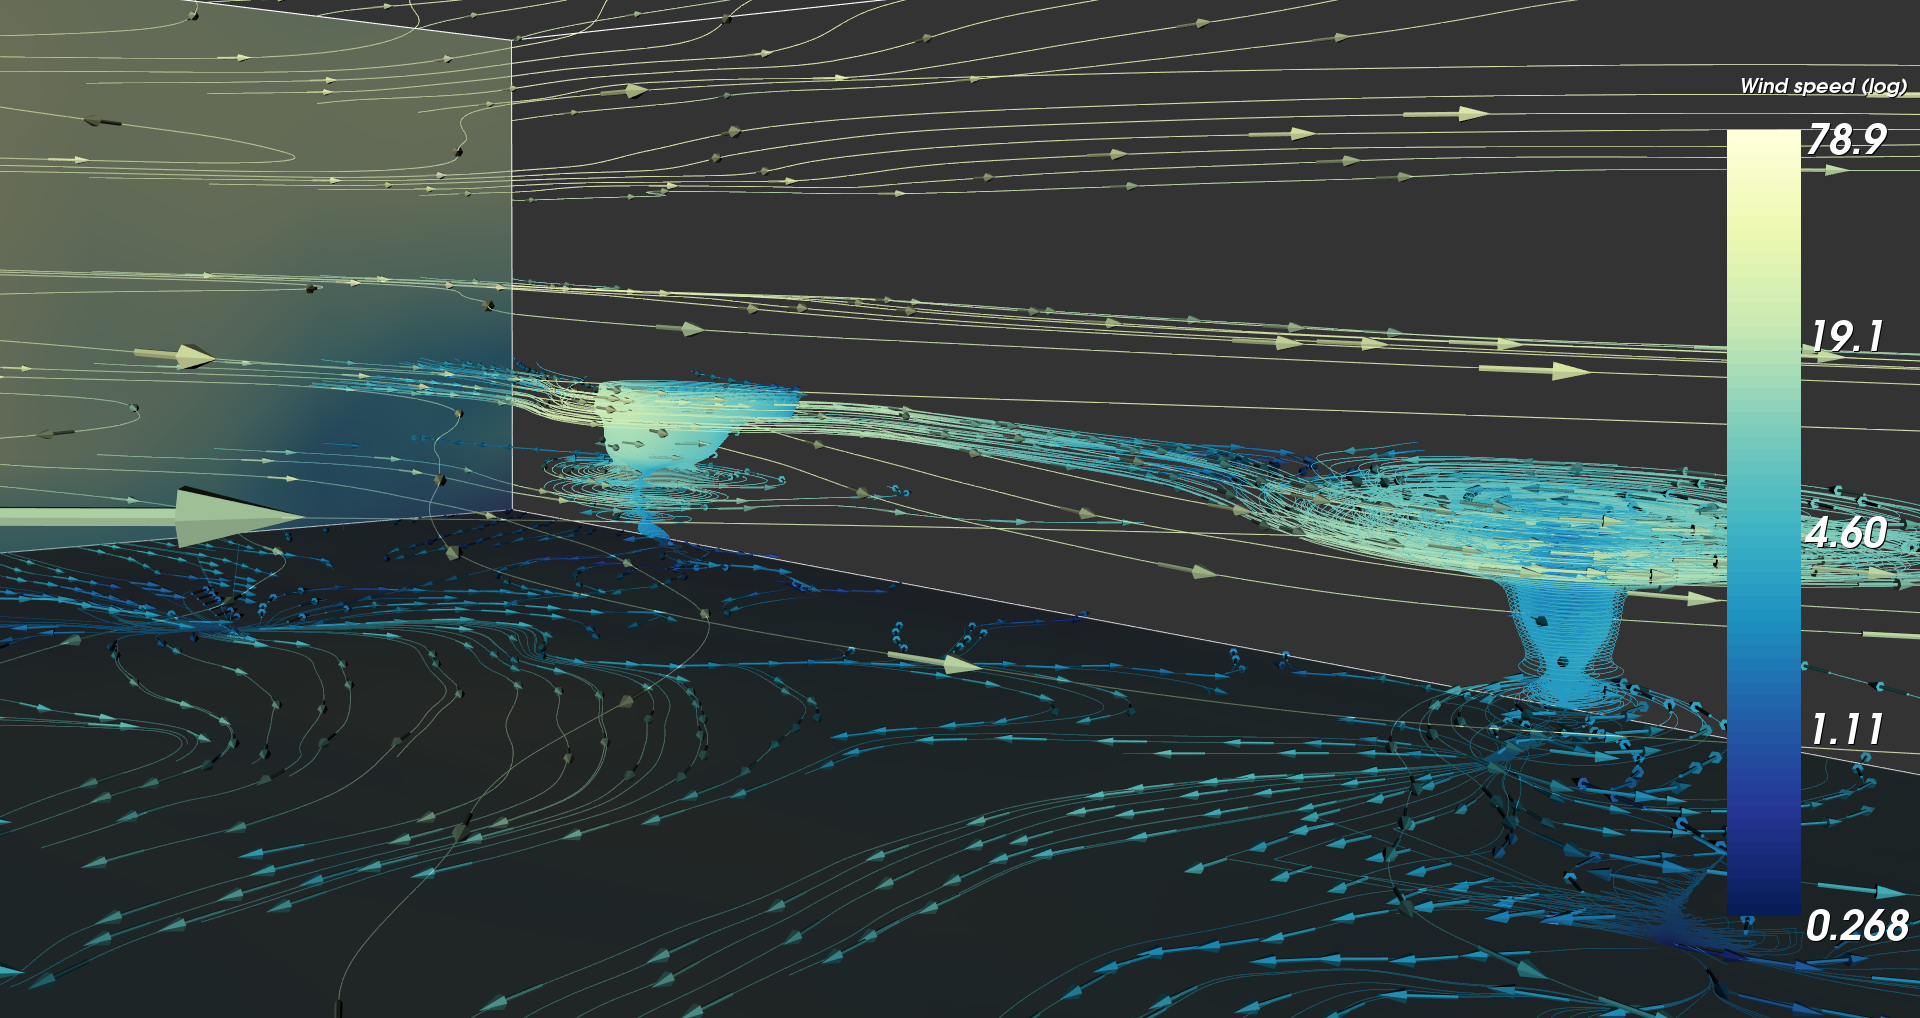

Write Python code to recreate this figure.
"""Air currents.

This script should display a visualization of a vtkStructuredPoints
dataset containing the direction and speed of air currents over North
America.

You can run the script from the command line by typing
python wind.py

"""

from vtk import *

#needed to determine the path to the source files
from os.path import dirname, realpath, join

def MakeLUTFromCTF(tableSize):#taken from http://www.cmake.org/Wiki/VTK/Examples/Python/Visualization/AssignColorsCellFromLUT, python does not seem to support "GetTable" on CTF by default.
    '''
    Use a color transfer Function to generate the colors in the lookup table.
    See: http://www.vtk.org/doc/nightly/html/classvtkColorTransferFunction.html
    :param: tableSize - The table size
    :return: The lookup table.
    '''
    ctf = vtk.vtkColorTransferFunction()
    #ctf.SetColorSpaceToDiverging()

    #taken from http://colorbrewer2.org/, sequential data, colorblind safe.
    ctf.AddRGBPoint(1.0, 255/255.0,255/255.0,217/255.0)
    ctf.AddRGBPoint(0.875, 237/255.0,248/255.0,177/255.0)
    ctf.AddRGBPoint(0.75, 199/255.0,233/255.0,180/255.0)
    ctf.AddRGBPoint(0.625, 127/255.0,205/255.0,187/255.0)
    ctf.AddRGBPoint(0.5, 65/255.0,182/255.0,196/255.0)
    ctf.AddRGBPoint(0.375, 29/255.0,145/255.0,192/255.0)
    ctf.AddRGBPoint(0.25, 34/255.0,94/255.0,168/255.0)
    ctf.AddRGBPoint(0.125, 37/255.0,52/255.0,148/255.0)
    ctf.AddRGBPoint(0.0, 8/255.0,29/255.0,88/255.0)


    lut = vtk.vtkLookupTable()
    lut.SetNumberOfTableValues(tableSize)
    lut.Build()

    for i in range(0,tableSize):
        rgb = list(ctf.GetColor(float(i)/tableSize))+[1]
        lut.SetTableValue(i,rgb)

    return lut

# Define a class for the keyboard interface
class KeyboardInterface(object):
    """Keyboard interface.

    Provides a simple keyboard interface for interaction. You may
    extend this interface with keyboard shortcuts for, e.g., moving
    the slice plane(s) or manipulating the streamline seedpoints.

    """

    def __init__(self):
        self.screenshot_counter = 0
        self.render_window = None
        self.window2image_filter = None
        self.png_writer = None
        # Add the extra attributes you need here...

    def keypress(self, obj, event):
        """This function captures keypress events and defines actions for
        keyboard shortcuts."""
        key = obj.GetKeySym()
        if key == "9":
            self.render_window.Render()
            self.window2image_filter.Modified()
            screenshot_filename = ("screenshot%02d.png" %
                                   (self.screenshot_counter))
            self.png_writer.SetFileName(screenshot_filename)
            self.png_writer.Write()
            print("Saved %s" % (screenshot_filename))
            self.screenshot_counter += 1
        # Add your keyboard shortcuts here. If you modify any of the
        # actors or change some other parts or properties of the
        # scene, don't forget to call the render window's Render()
        # function to update the rendering.
        # elif key == ...


# Read the dataset
reader = vtk.vtkStructuredPointsReader()
basedir = dirname(realpath(__file__)) #Get the directory of the .py file, courtesy of http://stackoverflow.com/a/5137509/4455880
reader.SetFileName(join(basedir, "wind.vtk"))
reader.Update()
min_x, max_x, min_y, max_y, min_z, max_z = reader.GetOutput().GetBounds()
center_x, center_y, center_z = reader.GetOutput().GetCenter()

scalar_range = reader.GetOutput().GetPointData().GetScalars().GetRange()
lut = MakeLUTFromCTF(1024)
lut.SetScaleToLog10()
lut.SetTableRange(scalar_range);

scalarBar = vtkScalarBarActor()
scalarBar.SetLookupTable( lut )

bar_coordinates = scalarBar.GetPositionCoordinate()
bar_coordinates.SetCoordinateSystemToNormalizedViewport()
bar_coordinates.SetValue(0.9,0.1)
scalarBar.SetWidth(.1)
scalarBar.SetHeight(.9)
scalarBar.SetTitle( "Wind speed (log)" )

outline = vtkOutlineFilter()
outline.SetInputConnection(reader.GetOutputPort())
mapper_outline = vtkPolyDataMapper()
mapper_outline.SetInputConnection(outline.GetOutputPort())
actor_outline = vtkActor()
actor_outline.SetMapper(mapper_outline)

#sample plane along the bottom, captures vortices
plane_bottom = vtkPlaneSource()
plane_bottom.SetOrigin(min_x,min_y, min_z)
plane_bottom.SetPoint1(min_x, max_y, min_z)
plane_bottom.SetPoint2(max_x, min_y, min_z)
plane_bottom.SetXResolution(10)
plane_bottom.SetYResolution(20)

#sample plane on the main "ingoing" plane, captures general behaviour
plane_source = vtkPlaneSource()
plane_source.SetOrigin(min_x,min_y, min_z)
plane_source.SetPoint1(min_x, min_y, max_z)
plane_source.SetPoint2(max_x, min_y, min_z)
plane_source.SetXResolution(6)
plane_source.SetYResolution(12)

#combine the bottom and source plane
append_filter = vtkAppendPolyData();
append_filter.AddInput(plane_source.GetOutput())
append_filter.AddInput(plane_bottom.GetOutput())
append_filter.Update()


probe_filter = vtkProbeFilter()
probe_filter.SetInput(append_filter.GetOutput())
probe_filter.SetSource(reader.GetOutput())
probe_filter.Update()
probe_mapper = vtkPolyDataMapper()
probe_mapper.SetInputConnection(probe_filter.GetOutputPort())
probe_mapper.SetLookupTable(lut)
probe_mapper.UseLookupTableScalarRangeOn()
probe_actor = vtkActor()
probe_actor.GetProperty().SetOpacity(0.5);
probe_actor.SetMapper(probe_mapper)

integ = vtkRungeKutta4() # integrator for generating the streamlines #
streamer = vtkStreamLine()
streamer.SetInputConnection( reader.GetOutputPort() )
streamer.SetSource( append_filter.GetOutput() )
streamer.SetMaximumPropagationTime(1000)
streamer.SetIntegrationStepLength(.03)
streamer.SetStepLength(.015)
streamer.SetIntegrationDirectionToIntegrateBothDirections()
streamer.SetIntegrator( integ )

streamerMapper = vtk.vtkPolyDataMapper()
streamerMapper.SetInputConnection( streamer.GetOutputPort() )
streamerMapper.SetLookupTable( lut )
streamerMapper.UseLookupTableScalarRangeOn()
streamerActor = vtk.vtkActor()
streamerActor.SetMapper( streamerMapper )
streamerActor.GetProperty().SetOpacity(0.85);

arrow_source = vtkArrowSource()
#arrow_source.SetTipLength(.25)
#arrow_source.SetShaftRadius(0.0)
#
mask = vtkMaskPoints()#speeds things up
mask.SetOnRatio(25)
mask.SetInputConnection(streamer.GetOutputPort())

vertex_filter = vtkVertexGlyphFilter()#needed to work with clean poly
vertex_filter.SetInputConnection(mask.GetOutputPort())

clean = vtkCleanPolyData() #remove any points to close together
clean.SetTolerance(0.01)
#clean.ConvertLinesToPointsOn()
clean.SetInputConnection(vertex_filter.GetOutputPort())

# streamer.Update()
# stream_out = streamer.GetOutput()
# print streamer.GetOutput().GetCell(0).GetPoints()
# stream_output = stream_out.GetPointData().GetVectors()
# stream_lines = stream_out.GetLines()
# stream_scalars = stream_out.GetPointData().GetScalars()
#
# stream_lines.InitTraversal()
# arrow_points = vtkPoints()
# arrow_velocities = vtkFloatArray()
# arrow_vel = vtkFloatArray()
# arrow_vel.SetNumberOfComponents(3)
# arrow_velocities.SetNumberOfComponents(1)
# #arrow_points.SetName("Coords")
#
# radius = 10
# for i in range(0, stream_out.GetNumberOfCells()):
#     points = stream_out.GetCell(i).GetPoints();
#     associated_point_ids = stream_out.GetCell(i).GetPointIds()
#     last_point = points.GetPoint(0)
#     arrow_points.InsertNextPoint(last_point)
#     for j in range(1, points.GetNumberOfPoints()):
#         new_point = points.GetPoint(j)
#         if (new_point[0]-last_point[0])*(new_point[0]-last_point[0])+(new_point[1]-last_point[1])*(new_point[1]-last_point[1])+(new_point[2]-last_point[2])*(new_point[2]-last_point[2]) > radius:
#            arrow_points.InsertNextPoint(new_point)
#            corresponding_vel = stream_output.GetTuple3(associated_point_ids.GetId(j))
#            arrow_vel.InsertNextTuple(corresponding_vel);
#            last_point = new_point
# #print arrow_points.GetNumberOfTuples()
# arrow_point_pd = vtkPolyData()
# arrow_point_pd.SetPoints(arrow_points)
# arrow_point_pd.GetPointData().SetVectors(arrow_vel)
# #arrow_point_pd.GetPointData().SetScalars(stream_scalars)
# print arrow_point_pd.GetNumberOfPoints()
# print arrow_point_pd
# #arrow_point_pd.GetSetNumberOfPoints(arrow_points.GetNumberOfTuples())
# arrow_point_pd.ComputeBounds()
glyph = vtkGlyph3D();
glyph.SetScaleModeToDataScalingOff()
# mask.Update()
# print mask.GetOutput()
glyph.SetSourceConnection(arrow_source.GetOutputPort());
#glyph.SetInput(arrow_point_pd)
glyph.SetInputConnection(clean.GetOutputPort())
glyph.Update()

mapper_arrow = vtkPolyDataMapper()
mapper_arrow.SetInputConnection(glyph.GetOutputPort())
mapper_arrow.SetLookupTable(lut)
mapper_arrow.UseLookupTableScalarRangeOn()
#mapper_arrow.SetScalarModeToUsePointFieldData()
#mapper_arrow.SelectColorArray("Colors")
actor_arrow = vtkActor()
actor_arrow.SetMapper(mapper_arrow)

geom_filter = vtkGeometryFilter()
geom_filter.SetInputConnection(streamer.GetOutputPort())
#glyph.SetColorModeToColorByScalar()

# Create a renderer and add the actors to it
renderer = vtk.vtkRenderer()
renderer.SetBackground(0.2, 0.2, 0.2)
renderer.AddActor(actor_outline)
renderer.AddActor(scalarBar)
renderer.AddActor(streamerActor)
renderer.AddActor(probe_actor)
renderer.AddActor(actor_arrow)

# Create a render window
render_window = vtk.vtkRenderWindow()
render_window.SetWindowName("Air currents")
render_window.SetSize(1024, 800)
render_window.AddRenderer(renderer)

# Create an interactor
interactor = vtk.vtkRenderWindowInteractor()
interactor.SetRenderWindow(render_window)

# Create a window-to-image filter and a PNG writer that can be used
# to take screenshots
window2image_filter = vtk.vtkWindowToImageFilter()
window2image_filter.SetInput(render_window)
png_writer = vtk.vtkPNGWriter()
png_writer.SetInput(window2image_filter.GetOutput())

# Set up the keyboard interface
keyboard_interface = KeyboardInterface()
keyboard_interface.render_window = render_window
keyboard_interface.window2image_filter = window2image_filter
keyboard_interface.png_writer = png_writer

# Connect the keyboard interface to the interactor
interactor.AddObserver("KeyPressEvent", keyboard_interface.keypress)

# Initialize the interactor and start the rendering loop
interactor.Initialize()
render_window.Render()
interactor.Start()
